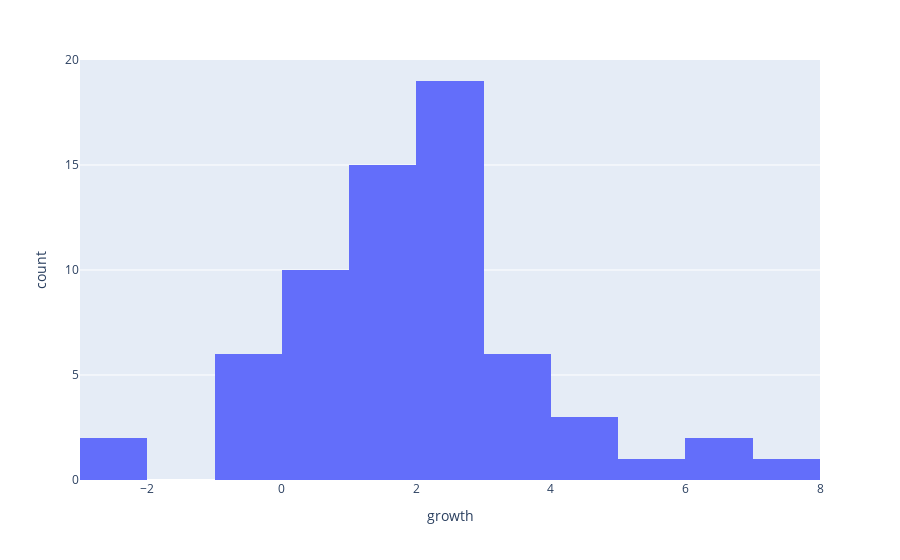

The notebook cell this image was saved under:
### Markdown cell above
### Plot distribution of target variable

### Code cell
fig = px.histogram(growth, x=y, nbins=10)
fig.show()

### Figure 1 — Plotly figure (JSON) as saved in the notebook; plotly's stock layout.template omitted (floating-point values rounded to 4 significant figures)
{"data": [{"alignmentgroup": "True", "bingroup": "x", "hovertemplate": "growth=%{x}<br>count=%{y}<extra></extra>", "legendgroup": "", "marker": {"color": "#636efa", "pattern": {"shape": ""}}, "name": "", "nbinsx": 10, "offsetgroup": "", "orientation": "v", "showlegend": false, "type": "histogram", "x": [1.915, 0.6176, 4.305, 2.93, 1.712, 0.7083, 2.88, 2.227, 0.06021, -0.6579, 1.975, 2.933, 3.224, 2.431, -2.812, 1.025, 1.974, 2.698, -2.751, 0.3551, 2.454, 2.386, 1.962, 1.124, 1.159, 2.798, -0.8836, 7.157, 0.9292, 0.5978, -0.6076, 1.447, 4.877, 1.888, -0.4378, 1.121, 2.388, 2.179, 1.422, 2.889, 0.8382, 2.382, 1.614, 3.647, 0.4628, 3.012, 2.811, 0.392, 3.182, -0.3398, 2.499, -0.9632, 2.705, 6.625, 2.027, 1.12, 1.963, 3.254, 0.4178, 2.201, 5.384, 4.115, 2.651, 3.024, 6.653], "xaxis": "x", "yaxis": "y"}], "layout": {"barmode": "relative", "legend": {"tracegroupgap": 0}, "margin": {"t": 60}, "xaxis": {"anchor": "y", "domain": [0, 1], "title": {"text": "growth"}}, "yaxis": {"anchor": "x", "domain": [0, 1], "title": {"text": "count"}}}}
